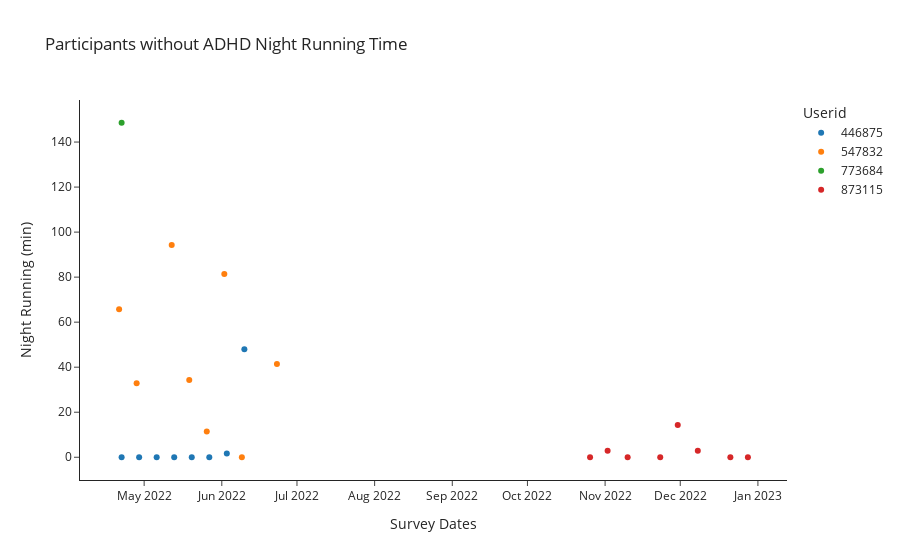

The cell this chart's notebook holds for it:
### Code cell
fig = px.scatter(dfNone, 
                 x = 'Survey Dates',
                 y = 'Running Night',
                 template = 'simple_white', 
                hover_name = 'Userid', 
                 color = 'Userid',
                 labels = {"Running Night": "Night Running (min)"},
                 title= "Participants without ADHD Night Running Time")

fig.show()

# fig.update_xaxes(tickangle = 30)

# fig.show()

### Figure 1 — Plotly figure (JSON) as saved in the notebook; plotly's stock layout.template omitted (floating-point values rounded to 4 significant figures)
{"data": [{"hovertemplate": "<b>%{hovertext}</b><br><br>Userid=446875<br>Survey Dates=%{x}<br>Night Running (min)=%{y}<extra></extra>", "hovertext": [446875, 446875, 446875, 446875, 446875, 446875, 446875, 446875], "legendgroup": "446875", "marker": {"color": "#1F77B4", "symbol": "circle"}, "mode": "markers", "name": "446875", "orientation": "v", "showlegend": true, "type": "scatter", "x": ["2022-04-22", "2022-04-29", "2022-05-06", "2022-05-13", "2022-05-20", "2022-05-27", "2022-06-03", "2022-06-10"], "xaxis": "x", "y": [0, 0, 0, 0, 0, 0, 1.667, 48], "yaxis": "y"}, {"hovertemplate": "<b>%{hovertext}</b><br><br>Userid=547832<br>Survey Dates=%{x}<br>Night Running (min)=%{y}<extra></extra>", "hovertext": [547832, 547832, 547832, 547832, 547832, 547832, 547832, 547832], "legendgroup": "547832", "marker": {"color": "#FF7F0E", "symbol": "circle"}, "mode": "markers", "name": "547832", "orientation": "v", "showlegend": true, "type": "scatter", "x": ["2022-04-21", "2022-04-28", "2022-05-12", "2022-05-19", "2022-05-26", "2022-06-02", "2022-06-09", "2022-06-23"], "xaxis": "x", "y": [65.71, 32.86, 94.29, 34.29, 11.43, 81.43, 0, 41.43], "yaxis": "y"}, {"hovertemplate": "<b>%{hovertext}</b><br><br>Userid=773684<br>Survey Dates=%{x}<br>Night Running (min)=%{y}<extra></extra>", "hovertext": [773684], "legendgroup": "773684", "marker": {"color": "#2CA02C", "symbol": "circle"}, "mode": "markers", "name": "773684", "orientation": "v", "showlegend": true, "type": "scatter", "x": ["2022-04-22"], "xaxis": "x", "y": [148.6], "yaxis": "y"}, {"hovertemplate": "<b>%{hovertext}</b><br><br>Userid=873115<br>Survey Dates=%{x}<br>Night Running (min)=%{y}<extra></extra>", "hovertext": [873115, 873115, 873115, 873115, 873115, 873115, 873115, 873115], "legendgroup": "873115", "marker": {"color": "#D62728", "symbol": "circle"}, "mode": "markers", "name": "873115", "orientation": "v", "showlegend": true, "type": "scatter", "x": ["2022-10-26", "2022-11-02", "2022-11-10", "2022-11-23", "2022-11-30", "2022-12-08", "2022-12-21", "2022-12-28"], "xaxis": "x", "y": [0, 2.857, 0, 0, 14.29, 2.857, 0, 0], "yaxis": "y"}], "layout": {"legend": {"title": {"text": "Userid"}, "tracegroupgap": 0}, "title": {"text": "Participants without ADHD Night Running Time"}, "xaxis": {"anchor": "y", "domain": [0, 1], "title": {"text": "Survey Dates"}}, "yaxis": {"anchor": "x", "domain": [0, 1], "title": {"text": "Night Running (min)"}}}}
